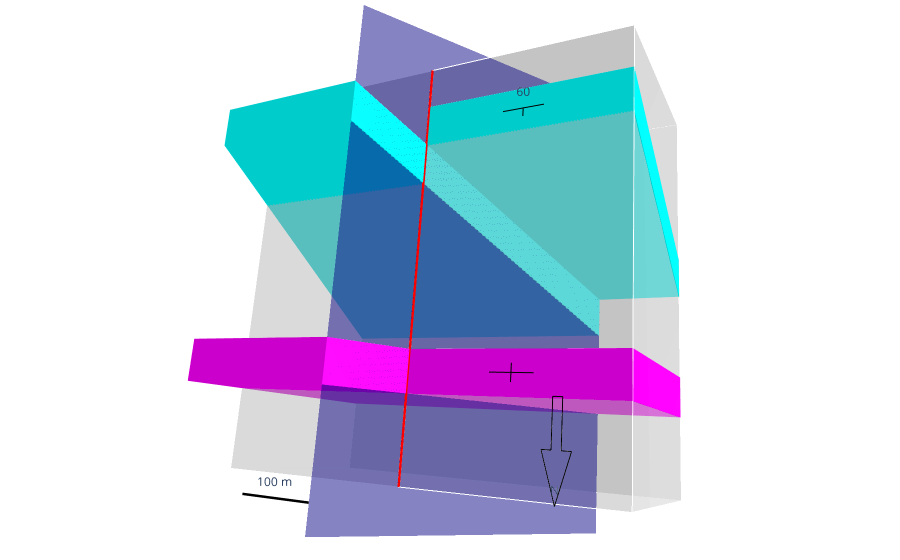

Write notebook code for a chart like this one.
### Code cell
fig = go.Figure(data=[
    block,
#    bigger_block,
    block_edge,
    bed1, bed2a, bed2b,
    bed1_eroded, bed2b_eroded,
    fault_plane,
    fault_trace,
    dip_notes,
    dip_notes1,
    north_arrow,
    map_scale
])

fig.update_scenes(xaxis_visible = False,
                  yaxis_visible = False,
                  zaxis_visible = False)

fig.update_layout(margin = dict(r=0, l=0, b=0, t=0),
                showlegend = False,
                scene_camera = dict(eye=dict(x=0, y=0, z=2),
                                   up=dict(x=0, y=1, z=0))
                )

fig.show()

### Figure 1 — Plotly figure (JSON) as saved in the notebook; plotly's stock layout.template omitted (floating-point values rounded to 4 significant figures)
{"data": [{"color": "gainsboro", "flatshading": true, "i": [7, 0, 0, 0, 4, 4, 6, 6, 4, 0, 3, 2], "j": [3, 4, 1, 2, 5, 6, 5, 2, 0, 1, 6, 3], "k": [0, 7, 2, 3, 6, 7, 1, 1, 5, 5, 7, 6], "opacity": 0.5, "type": "mesh3d", "x": [0.001, 0.001, 0.999, 0.999, 0.001, 0.001, 0.999, 0.999], "y": [0.001, 0.999, 0.999, 0.001, 0.001, 0.999, 0.999, 0.001], "z": [0.001, 0.001, 0.001, 0.001, 0.499, 0.499, 0.499, 0.499]}, {"line": {"color": "white"}, "mode": "lines", "type": "scatter3d", "x": [0, 0, 1, 1, 0, 0, 0, 1, 1, 0, null, 0, 0, null, 1, 1, null, 1, 1], "y": [0, 1, 1, 0, 0, 0, 1, 1, 0, 0, null, 1, 1, null, 0, 0, null, 1, 1], "z": [0, 0, 0, 0, 0, 0.5, 0.5, 0.5, 0.5, 0.5, null, 0, 0.5, null, 0, 0.5, null, 0, 0.5]}, {"color": "magenta", "flatshading": true, "i": [7, 0, 0, 0, 4, 4, 6, 6, 4, 0, 3, 2], "j": [3, 4, 1, 2, 5, 6, 5, 2, 0, 1, 6, 3], "k": [0, 7, 2, 3, 6, 7, 1, 1, 5, 5, 7, 6], "type": "mesh3d", "x": [0, 0, 1, 1, 0, 0, 1, 1], "y": [0.7, 0.8, 0.8, 0.7, 0.7, 0.8, 0.8, 0.7], "z": [0, 0, 0, 0, 0.5, 0.5, 0.5, 0.5]}, {"color": "cyan", "flatshading": true, "i": [7, 0, 0, 0, 4, 4, 6, 6, 4, 0, 3, 2], "j": [3, 4, 1, 2, 5, 6, 5, 2, 0, 1, 6, 3], "k": [0, 7, 2, 3, 6, 7, 1, 1, 5, 5, 7, 6], "type": "mesh3d", "x": [0, 0, 0.211, 0.211, 0, 0, 0.5, 0.5], "y": [0.39, 0.49, 0.49, 0.39, 0.1, 0.2, 0.2, 0.1], "z": [0, 0, 0, 0, 0.5, 0.5, 0.5, 0.5]}, {"color": "cyan", "flatshading": true, "i": [7, 0, 0, 0, 4, 4, 6, 6, 4, 0, 3, 2], "j": [3, 4, 1, 2, 5, 6, 5, 2, 0, 1, 6, 3], "k": [0, 7, 2, 3, 6, 7, 1, 1, 5, 5, 7, 6], "type": "mesh3d", "x": [0.211, 0.211, 1, 1, 0.5, 0.5, 1, 1], "y": [0.49, 0.59, 0.59, 0.49, 0.2, 0.3, 0.3, 0.2], "z": [0, 0, 0, 0, 0.5, 0.5, 0.5, 0.5]}, {"color": "magenta", "flatshading": true, "i": [7, 0, 0, 0, 4, 4, 6, 6, 4, 0, 3, 2], "j": [3, 4, 1, 2, 5, 6, 5, 2, 0, 1, 6, 3], "k": [0, 7, 2, 3, 6, 7, 1, 1, 5, 5, 7, 6], "type": "mesh3d", "x": [0.5, 0.5, 1, 1, 0.6, 0.6, 1, 1], "y": [0.7, 0.8, 0.8, 0.7, 0.7, 0.8, 0.8, 0.7], "z": [0.5, 0.5, 0.5, 0.5, 0.6732, 0.6732, 0.6732, 0.6732]}, {"color": "cyan", "flatshading": true, "i": [7, 0, 0, 0, 4, 4, 6, 6, 4, 0, 3, 2], "j": [3, 4, 1, 2, 5, 6, 5, 2, 0, 1, 6, 3], "k": [0, 7, 2, 3, 6, 7, 1, 1, 5, 5, 7, 6], "type": "mesh3d", "x": [0.5, 0.5, 1, 1, 0.6, 0.6, 1, 1], "y": [0.2, 0.3, 0.3, 0.2, 0.1, 0.2, 0.2, 0.1], "z": [0.5, 0.5, 0.5, 0.5, 0.6732, 0.6732, 0.6732, 0.6732]}, {"opacity": 0.5, "showscale": false, "surfacecolor": [1, 1, 1, 1], "type": "surface", "x": [0.211, 0.6], "y": [-0.1, 1.1], "z": [[0, 0.6732], [0, 0.6732]]}, {"line": {"color": "red", "width": 5}, "mode": "lines", "type": "scatter3d", "x": [0.5, 0.5], "y": [0, 1], "z": [0.501, 0.501]}, {"line": {"color": "black", "width": 2}, "mode": "lines+text", "text": ["", "", "", "60", "", "", "", "", "", "60"], "type": "scatter3d", "x": [0.2, 0.3, null, 0.25, 0.25, null, 0.7, 0.8, null, 0.75, 0.75], "y": [0.15, 0.15, null, 0.15, 0.17, null, 0.25, 0.25, null, 0.25, 0.27], "z": [0.501, 0.501, null, 0.501, 0.501, null, 0.501, 0.501, null, 0.501, 0.501]}, {"line": {"color": "black", "width": 2}, "mode": "lines", "type": "scatter3d", "x": [0.2, 0.3, null, 0.25, 0.25, null, 0.7, 0.8, null, 0.75, 0.75], "y": [0.75, 0.75, null, 0.73, 0.77, null, 0.75, 0.75, null, 0.73, 0.77], "z": [0.501, 0.501, null, 0.501, 0.501, null, 0.501, 0.501, null, 0.501, 0.501]}, {"line": {"color": "black", "width": 2}, "mode": "lines+text", "text": ["", "", "", "", "", "", "N"], "type": "scatter3d", "x": [0.1, 0.12, 0.12, 0.14, 0.14, 0.16, 0.13, 0.1], "y": [0.9, 0.9, 0.8, 0.8, 0.9, 0.9, 1, 0.9], "z": [0.55, 0.55, 0.55, 0.55, 0.55, 0.55, 0.55, 0.55]}, {"line": {"color": "black", "width": 5}, "mode": "lines+text", "text": ["", "100 m", ""], "type": "scatter3d", "x": [0.7, 0.8, 0.9], "y": [1.05, 1.05, 1.05], "z": [0.55, 0.55, 0.55]}], "layout": {"autosize": true, "margin": {"b": 0, "l": 0, "r": 0, "t": 0}, "scene": {"aspectmode": "auto", "aspectratio": {"x": 1.074, "y": 1.288, "z": 0.7228}, "camera": {"center": {"x": 0, "y": 0, "z": 0}, "eye": {"x": -0.8169, "y": 0.4005, "z": 1.474}, "projection": {"type": "perspective"}, "up": {"x": -0.0513, "y": -0.9706, "z": 0.2353}}, "xaxis": {"type": "linear", "visible": false}, "yaxis": {"type": "linear", "visible": false}, "zaxis": {"type": "linear", "visible": false}}, "showlegend": false}}
